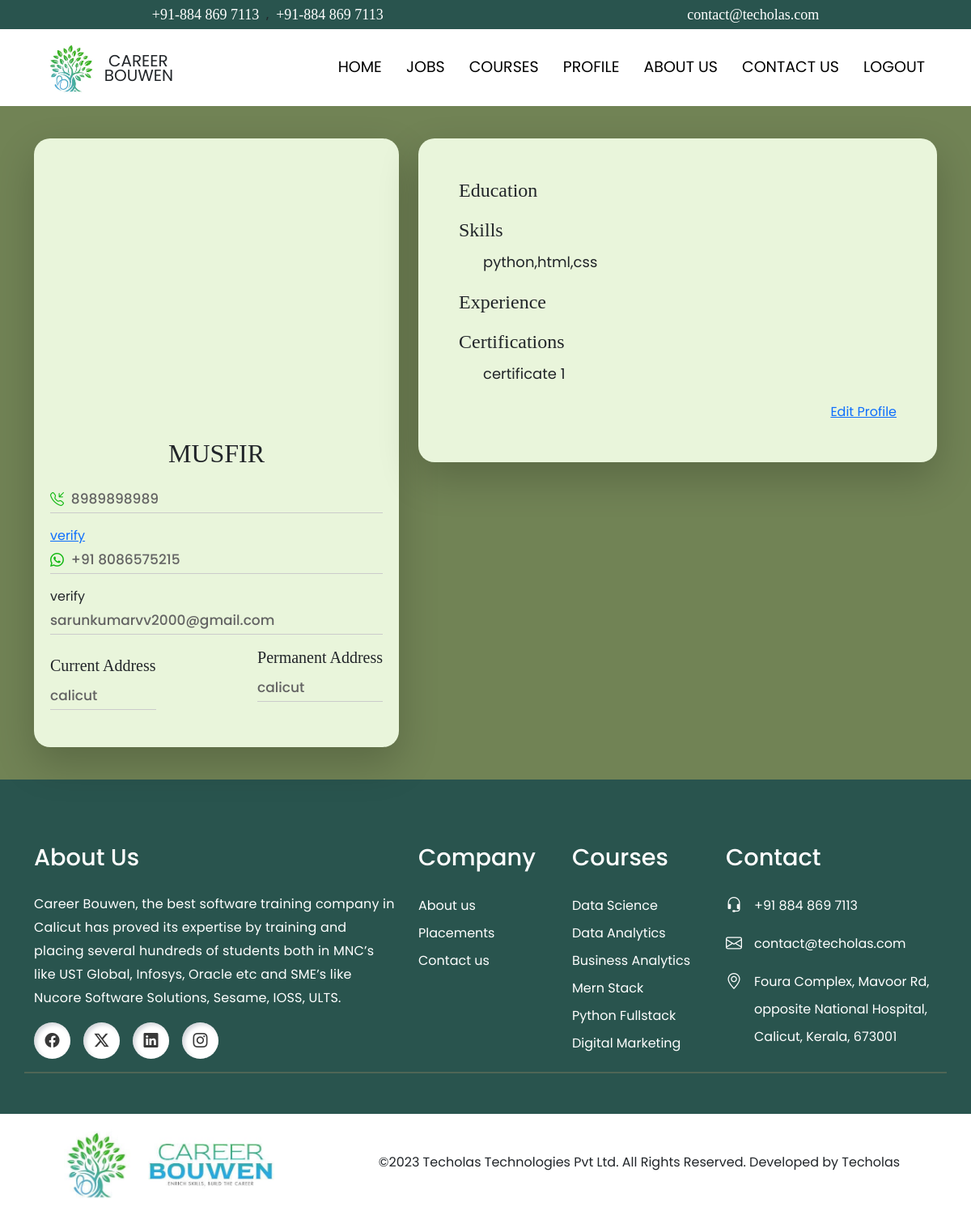
Screenshot of /profile (signed in) with the database file from the repository.
### cb_app/models.py (models this page shows)
class UsersProfile(models.Model):
    fullname=models.CharField(max_length=255)
    profile_user=models.ForeignKey(User,on_delete=models.CASCADE)
    photo=models.ImageField(upload_to='profile_photos/', blank=True)
    email=models.EmailField(null=True)
    phone1=models.CharField(max_length=255,null=True)
    phone2=models.CharField(max_length=255,null=True)
    phone1_verified=models.BooleanField(default=False)
    phone2_verified=models.BooleanField(default=False)
    current_address=models.CharField(max_length=255)
    permanant_address=models.CharField(max_length=255)
    Education=models.CharField(max_length=255)
    skills=models.CharField(max_length=255)
    certifications=models.CharField(max_length=255)
    resume=models.FileField(upload_to='resume/',blank=True)

### cb_app/views.py (the view)
# urls.py: path('profile',views.profile,name='profile'),
@login_required(login_url='login')
def profile(request):
    current_user=request.user
    try:
        profile=UsersProfile.objects.get(profile_user=current_user)
    except:
        profile=None
    return render(request,'profile.html',{'profile':profile})

### templates/profile.html (shortened to what this page needs)
{% extends "includes/base.html" %}
{% load static %}
{% block head %}
    <link rel="stylesheet" href="{% static 'css/profile.css' %}">
    <link rel="stylesheet" href="{% static 'css/editProfile.css' %}">
    <link rel="stylesheet" href="https://cdn.jsdelivr.net/npm/bootstrap-icons@1.11.1/font/bootstrap-icons.css">
    <link rel="stylesheet" href="https://cdn.jsdelivr.net/npm/swiper@11/swiper-bundle.min.css" />
    <link href="https://unpkg.com/aos@2.3.1/dist/aos.css" rel="stylesheet">
{% endblock head %}
{% block content %}
    {% if not profile %}
    <section class="editProfileSection">
        <div class="container">
            <form action="{% url 'editprofile' %}" method='POST' enctype='multipart/form-data'>
                {% csrf_token %}
                <div class="row">
                    <div class="col-12 col-md-6 mx-auto" data-aos="fade-right" data-aos-delay="300" data-aos-duration='1000'>
                        <div class="wrapper">
                            <h2>Enhance Your Jobseeker Profile</h2>
                            <div class="form-group">
                                <label for="">Full Name</label>
                                <input type="text" name="name" placeholder="">
                            </div>
                            <div class="form-group image">
                                <label for="">Photo</label>
                                <input type="file" name='photo'>
                            </div>
                            <div class="form-group">
                                <label for="">Contact Number</label>
                                <input type="number" name="phone1" placeholder="">
                            </div>
                            <div class="form-group">
                                <label for="">WhatsApp Number</label>
                                <input type="number" name="phone2" placeholder="">
                            </div>
                            <div class="form-group">
                                <label for="">Email ID</label>
                                <input type="email" name="email" placeholder="">
                            </div>
                            <div class="form-group">
                                <label for="">Current Address</label>
                                <textarea name="current_address" id="" ></textarea>
                            </div>
                        </div>
                    </div>
                    <div class="col-12 col-md-6 mx-auto" data-aos="fade-left" data-aos-delay="0" data-aos-duration='1000'>
                        <div class="wrapper right-section">
                            <div class="form-group">
                                <label for="">Permanent Address</label>
                                <textarea name="permanant_address" id="" ></textarea>
                            </div>
                            <div class="form-group">
                                <label for="">Education</label>
                                <select name="education" id="">
                                    <option value="">Select</option>
                                    <option value="SSLC">SSLC</option>
                                    <option value="Plus Two">Plus Two</option>
                                    <option value="Bcom">Bcom</option>
                                    <option value="MBA">MBA</option>
                                    <option value="Mcom">Mcom</option>
                                </select>
                            </div>
                            <div class="form-group">
                                <label for="">Skills</label>
                                <input type="text" name="skills" placeholder="">
                            </div>
                            <div class="form-group">
                                <label for="">Experience</label>
                                <input type="text" name="experience" placeholder="">
                            </div>
                            <div class="form-group">
                                <label for="">Certifications</label>
                                <input type="text" name="certifications" placeholder="">
                            </div>
                            <div class="form-group">
                                <label for="">Resume</label>
                                <input type="file" name="resume" placeholder="">
                            </div>
                            <input type="submit" class="btn btn-primary">
                        </div>
                    </div>
                </div>
            </form>
        </div>
    </section>
    {% else %}
    <section class="profileSection">
        <div class="container">
            <div class="row">
                <div class="col-12 col-md-11 mx-auto col-lg-5" data-aos="fade-right" data-aos-delay="300" data-aos-duration='1000'>
                    <div class="personalDetails">
                        <div class="imageWrapper">
                        </div>
                        <div class="info">
                            <h2>{{profile.fullname}}</h2>
                            <div class="phone" style='display:block;'>
                                <p><i class="bi bi-telephone-inbound"></i> &nbsp;{{profile.phone1}}</p>
                                {% if profile.phone1_verified %}
                                    <p>verified</p>
                                {% else %}
                                    <a href="{% url 'verify1' %}">verify</a>
                                {% endif %}
                                <br>
                                <p><i class="bi bi-whatsapp"></i>&nbsp; +91 8086575215</p>
                                <a>verify</a>
                            </div>
                            <p>{{profile.email}}</p>
                            <div class="address">
                                <div class="currentAddress">
                                    <h5>Current Address</h5>
                                    <p>
                                        {{profile.current_address}}
                                    </p>
                                </div>
                                <div class="permanentAddress">
                                    <h5>Permanent Address</h5>
                                    <p>
                                        {{profile.permanant_address}}
                                    </p>
                                </div>
                            </div>
                        </div>
                    </div>
                </div>
                <div class="col-12 col-md-11 mx-auto col-lg-7" data-aos="fade-left" data-aos-delay="300" data-aos-duration='1000'>
                    <div class="professionalDetails">
                        <div class="education box">
                            <h4>Education</h4>
                        </div>
                        <div class="skills box">
                            <h4>Skills</h4>
                            <p>{{profile.skills}}</p>
                        </div>
                        <div class="experience box">
                            <h4>Experience</h4>
                        </div>
                        <div class="certifications box">
                            <h4>Certifications</h4>
                            <p>{{profile.certifications}}</p>
                        </div>
                        <a href="editProfile.html">Edit Profile</a>
                    </div>
                </div>
            </div>
        </div>
    </section>
    {% endif %}
{% endblock content %}

### static/css/base.css (style rules this page uses)
html { scroll-behavior: smooth; }
* { margin: 0; padding: 0; box-sizing: border-box; list-style-type: none; }
body { width: 100%; overflow-x: hidden; }

### static/css/profile.css (style rules this page uses)
* { margin: 0; padding: 0; box-sizing: border-box; list-style-type: none; }
section.profileSection { height: 100%; padding: 40px 0px; background-color: #718355; font-family: 'Poppins', sans-serif; display: flex; flex-wrap: wrap; align-items: center; }
section.profileSection .personalDetails { background-color: #e9f5db; box-shadow: 0px 20px 50px rgba(0,0,0,0.2); border-radius: 20px; overflow: hidden; height: auto; }
section.profileSection .personalDetails .info { padding: 20px; }
section.profileSection .personalDetails .info h2 { text-align: center; margin-bottom: 20px; text-transform: uppercase; font-family: 'Gotham-Medium'; }
section.profileSection .imageWrapper { height: 350px; overflow: hidden; }
section.profileSection .phone, .address { display: flex; flex-wrap: wrap; justify-content: space-between; }
section.profileSection .personalDetails p { font-size: 17px; font-weight: 500; border-bottom: 1px solid #cbcbcb; color: #636363; line-height: 2; }
section.profileSection h4, h5 { font-family: 'Gotham-Medium'; }
section.profileSection i { color: #10b810; }
section.profileSection .currentAddress { margin: 10px 0px; }
section.profileSection .professionalDetails { background-color: #e9f5db; box-shadow: 0px 20px 50px rgba(0,0,0,0.2); border-radius: 20px; overflow: hidden; width: 100%; height: auto; padding: 50px 50px 50px 50px; }
section.profileSection .professionalDetails p { margin: 10px 0px 0px 30px; font-size: 18px; line-height: 1.7; }
section.profileSection .professionalDetails .box { margin-bottom: 20px; }
section.profileSection .professionalDetails a { text-align: right; display: block; }

### static/css/editProfile.css (style rules this page uses)
* { margin: 0; padding: 0; box-sizing: border-box; list-style-type: none; }

### rows the page displays
UsersProfile: fullname "MUSFIR", phone1 "8989898989", email "sarunkumarvv2000@gmail.com", current_address "calicut", permanant_address "calicut", skills "python,html,css", certifications "certificate 1"
